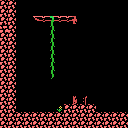

This game map was drawn from its Tiled (.tmx) file and the tilesets committed beside it. A one-line description and the full map source follow:
An orthogonal 16x16 tile map with 8x8 px tiles, 1 tile layer (Tile Layer 1) and 1 object (boulder).

<map version="1.0" tiledversion="1.0.2" orientation="orthogonal" renderorder="right-down" width="16" height="16" tilewidth="8" tileheight="8" nextobjectid="2">
 <tileset firstgid="1" name="tiles" tilewidth="8" tileheight="8" tilecount="256" columns="16">
  <image source="tiles-jungle.png" width="128" height="128" />
 </tileset>
 <layer name="Tile Layer 1" width="16" height="16">
  <data encoding="csv">
146,146,0,0,0,0,0,0,0,1,1,0,0,0,0,0,
146,146,0,0,0,0,0,0,0,1,1,0,0,0,0,0,
146,146,0,0,139,137,136,137,137,17,1,0,0,0,0,0,
147,146,0,0,0,0,133,0,0,1,1,0,0,0,0,0,
146,146,0,0,0,0,133,0,0,1,1,0,0,0,0,0,
146,146,0,0,0,0,133,0,0,1,1,1,0,0,0,0,
146,146,0,0,0,0,133,0,0,1,1,0,0,0,0,0,
146,146,0,0,0,0,133,0,0,1,1,0,0,0,0,0,
146,146,0,0,0,0,133,0,0,1,1,0,0,0,0,0,
146,146,0,0,0,0,134,0,0,1,1,0,0,0,0,0,
146,146,0,0,0,0,0,0,0,1,1,0,0,0,0,0,
146,146,0,0,0,0,0,0,0,1,1,0,0,0,0,0,
146,146,0,0,0,0,0,0,0,23,24,0,0,0,0,0,
146,146,0,0,0,0,0,12,146,146,146,146,0,0,0,0,
146,146,146,146,146,146,146,146,146,146,146,146,146,146,146,146,
146,146,146,146,146,146,146,146,146,146,146,146,146,146,146,146
</data>
 </layer>
 <objectgroup name="Object Layer 1">
  <object id="1" name="boulder" x="16" y="96" width="16" height="16" />
 </objectgroup>
</map>
